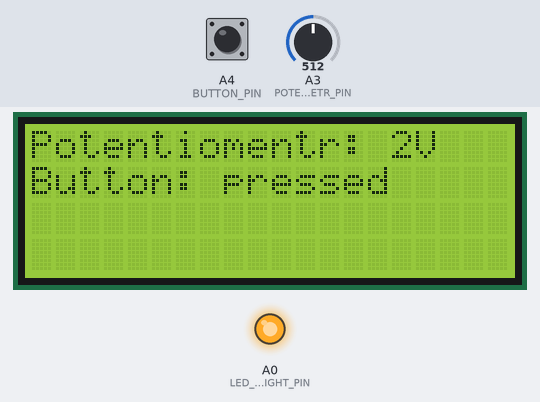
Recording of a sketch running on a simulated Arduino Uno, built with avr-gcc and run on an emulated ATmega328P. Shown: 20×4 character LCD, output pins drawn as LEDs (lit = HIGH). The test bench sets the inputs (shaded band); at power-on: A4 (BUTTON_PIN) HIGH, A3 (POTENTIOMETR_PIN) = 512.

Above: at 1.2 s.
1.3 s: A4 (BUTTON_PIN) pulled LOW for 1 s
At 2.0 s:
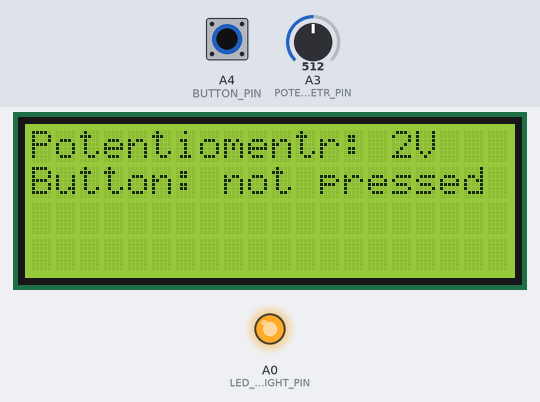
5.3 s: A3 (POTENTIOMETR_PIN) set to 716
At 6.5 s:
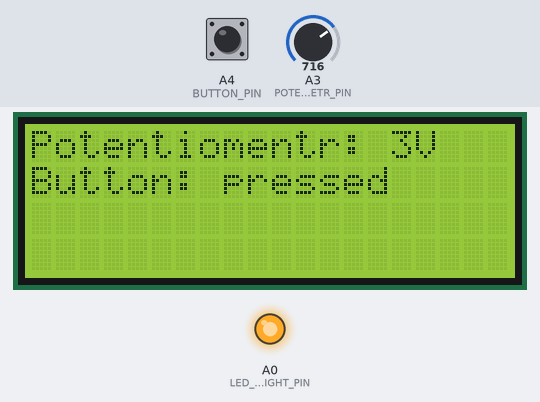
6.8 s: A4 (BUTTON_PIN) pulled LOW for 0.15 s
At 6.97 s:
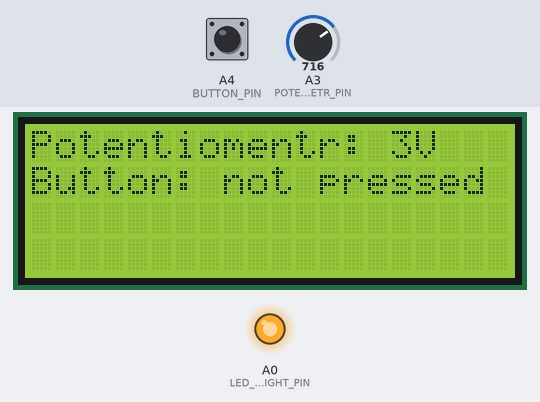
9.9 s: A4 (BUTTON_PIN) pulled LOW for 0.15 s
13.0 s: A4 (BUTTON_PIN) pulled LOW for 0.15 s
16.1 s: A4 (BUTTON_PIN) pulled LOW for 1 s
Timing chart, 0 to 19.1 s (numbered marks = the images above; inputs shaded):
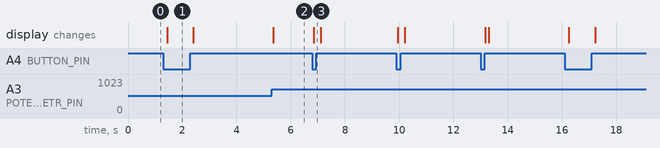

The sketch:

LCD.ino
```cpp
#include <LiquidCrystal_I2C.h>

#define LED_BRIGHT_PIN A0
#define POTENTIOMETR_PIN A3
#define BUTTON_PIN A4

const int count = 100;

LiquidCrystal_I2C LCD (0x27, 20, 4);

void setup() {

    Serial.begin(9600);

    LCD.init();
    LCD.backlight();

    pinMode(LED_BRIGHT_PIN, OUTPUT);
    analogWrite(LED_BRIGHT_PIN, 250);

    pinMode(A3, INPUT_PULLUP);
    pinMode(A4, INPUT_PULLUP);

    LCD.clear();

}

void loop() {

    unsigned int potentiometr = analogRead(POTENTIOMETR_PIN);
    boolean button = digitalRead(BUTTON_PIN);

    LCD.clear();

    LCD.setCursor(0, 0);
    LCD.print("Potentiomentr: ");
    LCD.print(map(potentiometr, 0, 1023, 0, 500)/100);
    LCD.print("V");

    LCD.setCursor(0, 1);
    LCD.print("Button: ");
    if (button) {
      LCD.print("pressed");
    } else LCD.print("not pressed");

    delay(100);
}
```

Measured:
- after the input at 1.3 s, the display: changes after 0.15 s (image 1)
- after the input at 5.3 s, the display: changes after 0.06 s (image 2)
- after the input at 6.8 s, the display: changes at once (image 3)
